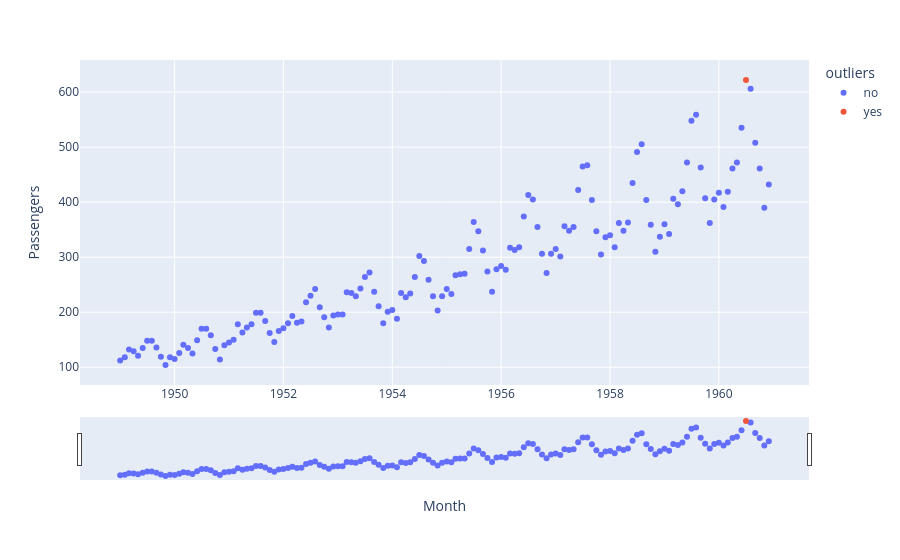

Notebook source saved alongside this figure:
### Code cell
fig = px.scatter(pas.reset_index(), x='Month', y='Passengers', color='outliers')
fig.update_xaxes(rangeslider_visible=True,)
fig.show()

### Figure 1 — Plotly figure (JSON) as saved in the notebook; plotly's stock layout.template omitted (floating-point values rounded to 4 significant figures; data arrays with more than 128 entries replaced by an {"elided": "..."} marker saying what was removed)
{"data": [{"hovertemplate": "outliers=no<br>Month=%{x}<br>Passengers=%{y}<extra></extra>", "legendgroup": "no", "marker": {"color": "#636efa", "symbol": "circle"}, "mode": "markers", "name": "no", "orientation": "v", "showlegend": true, "type": "scatter", "x": {"elided": "143 str values"}, "xaxis": "x", "y": {"elided": "143 int values"}, "yaxis": "y"}, {"hovertemplate": "outliers=yes<br>Month=%{x}<br>Passengers=%{y}<extra></extra>", "legendgroup": "yes", "marker": {"color": "#EF553B", "symbol": "circle"}, "mode": "markers", "name": "yes", "orientation": "v", "showlegend": true, "type": "scatter", "x": ["1960-07-01T00:00:00.000000000"], "xaxis": "x", "y": [622], "yaxis": "y"}], "layout": {"legend": {"title": {"text": "outliers"}, "tracegroupgap": 0}, "margin": {"t": 60}, "xaxis": {"anchor": "y", "domain": [0, 1], "rangeslider": {"visible": true}, "title": {"text": "Month"}}, "yaxis": {"anchor": "x", "domain": [0, 1], "title": {"text": "Passengers"}}}}
